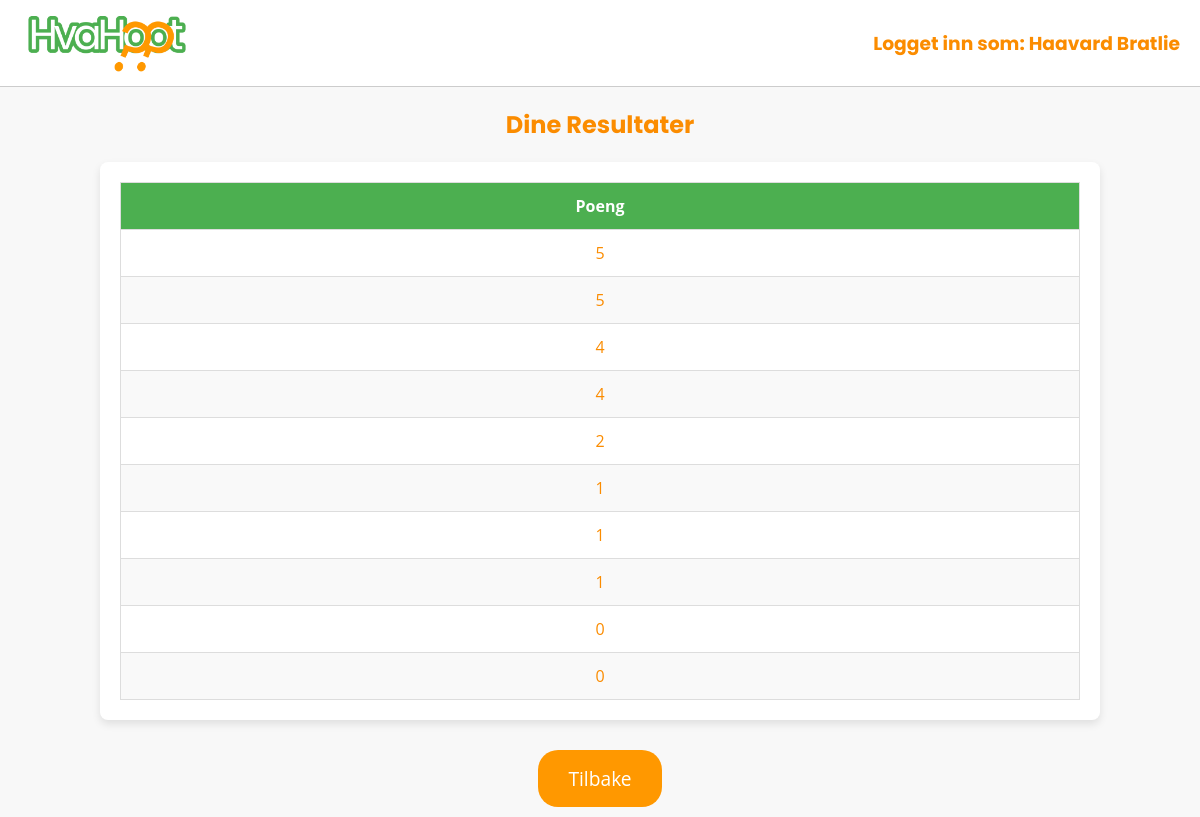
/user_highscore (signed in), run on the app's committed database.
### tables this page shows
CREATE TABLE results (
            id INTEGER PRIMARY KEY AUTOINCREMENT,
            user_id INTEGER,
            score INTEGER,
            timestamp DATETIME DEFAULT CURRENT_TIMESTAMP,
            FOREIGN KEY(user_id) REFERENCES users(id)
        );

### app.py (the view)
@app.route('/user_highscore')
def user_highscore_page():
    if 'user_id' in session:
        user_id = session['user_id']
        top_results = get_user_highscore_results(user_id)
        return render_template('user_highscore.html', top_results=top_results)
    else:
        return redirect('/login')

### app.py (called while the page is built)
def get_user_highscore_results(user_id):
    conn = sqlite3.connect("database.db")
    cursor = conn.cursor()
    sql = '''
        SELECT score
        FROM results
        WHERE user_id = ?
        ORDER BY score DESC
        LIMIT 10
    '''
    cursor.execute(sql, (user_id,))
    top_results = cursor.fetchall()
    conn.close()
    return top_results

### templates/user_highscore.html (shortened to what this page needs)
{% extends "base.html" %}
{% block content %}
<h2 class="font">Dine Resultater</h2>
<div class="table-container">
    <table class="table">
        <thead>
            <tr>
                <th>Poeng</th>
            </tr>
        </thead>
        <tbody>
            {% for result in top_results %}
            <tr>
                <td>{{ result[0] }}</td>
            </tr>
            {% endfor %}
        </tbody>
    </table>
</div>
{% endblock %}

### static/style.css (style rules this page uses)
body { font-family: 'Open Sans', sans-serif; text-align: center; color: #fb8c00; margin: 0; padding: 0; background-color: #f8f8f8; }
.font { font-family: 'Poppins'; }
.table-container { width: 80%; margin: 20px auto; padding: 20px; background-color: white; border-radius: 8px; box-shadow: 0 4px 8px rgba(0, 0, 0, 0.1); }
.table { width: 100%; border-collapse: collapse; margin: 0; }
.table th, .table td { padding: 12px 20px; text-align: center; border: 1px solid #ddd; }
.table th { background-color: #4CAF50; font-weight: bold; color: white; }
.table tr:nth-child(even) { background-color: #f9f9f9; }

### data on the page
results: score "5"
results: score "5"
results: score "4"
results: score "4"
results: score "2"
results: score "1"
results: score "1"
results: score "1"
results: score "0"
results: score "0"

### other printed values
{{ session['name'] }} "Haavard Bratlie"
